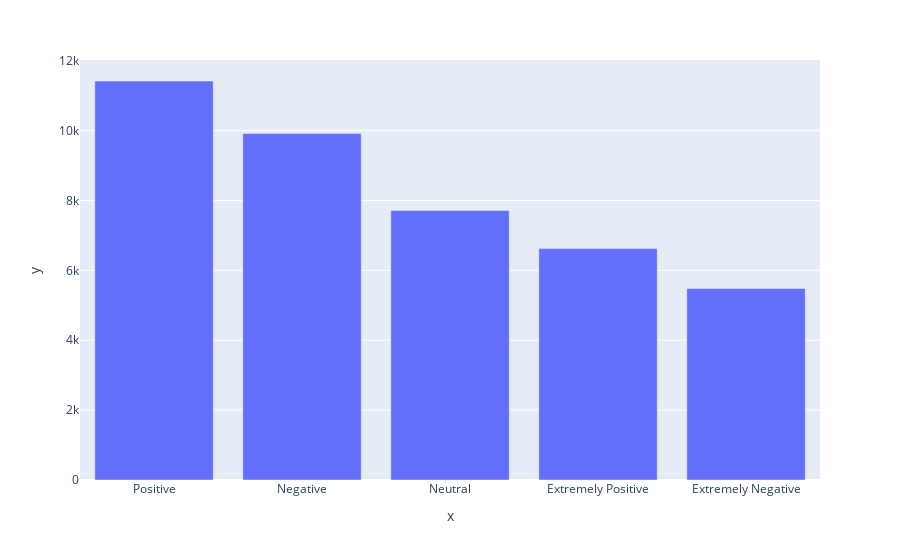

Notebook cell for this chart:
### Markdown cell above
It appears there is no relationship between tweet length and sentiment.

### Code cell
sentiment_counts = tweets["Sentiment"].value_counts()
fig = px.bar(y=sentiment_counts.values, x=sentiment_counts.index)
fig.show()

### Figure 1 — Plotly figure (JSON) as saved in the notebook; plotly's stock layout.template omitted (floating-point values rounded to 4 significant figures)
{"data": [{"alignmentgroup": "True", "hovertemplate": "x=%{x}<br>y=%{y}<extra></extra>", "legendgroup": "", "marker": {"color": "#636efa"}, "name": "", "offsetgroup": "", "orientation": "v", "showlegend": false, "textposition": "auto", "type": "bar", "x": ["Positive", "Negative", "Neutral", "Extremely Positive", "Extremely Negative"], "xaxis": "x", "y": [11422, 9917, 7713, 6624, 5481], "yaxis": "y"}], "layout": {"barmode": "relative", "legend": {"tracegroupgap": 0}, "margin": {"t": 60}, "xaxis": {"anchor": "y", "domain": [0, 1], "title": {"text": "x"}}, "yaxis": {"anchor": "x", "domain": [0, 1], "title": {"text": "y"}}}}
